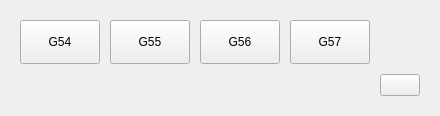
            <widget class="QWidget" name="tab_4">
             <attribute name="icon">
              <iconset>
               <normaloff>../common/icons/crosshairs-solid.png</normaloff>
               <normalon>../common/icons/crosshairs-solid.bg.png</normalon>../common/icons/crosshairs-solid.png</iconset>
             </attribute>
             <attribute name="title">
              <string>WORK</string>
             </attribute>
             <layout class="QGridLayout" name="gridLayout_5">
              <property name="sizeConstraint">
               <enum>QLayout::SetMinimumSize</enum>
              </property>
              <property name="leftMargin">
               <number>20</number>
              </property>
              <property name="topMargin">
               <number>20</number>
              </property>
              <property name="rightMargin">
               <number>20</number>
              </property>
              <property name="bottomMargin">
               <number>20</number>
              </property>
              <property name="spacing">
               <number>10</number>
              </property>
              <item row="0" column="0">
               <widget class="ActionButton" name="actionbutton_13">
                <property name="minimumSize">
                 <size>
                  <width>34</width>
                  <height>44</height>
                 </size>
                </property>
                <property name="text">
                 <string>G54</string>
                </property>
                <property name="actionName" stdset="0">
                 <string>machine.set-work-coord:G54</string>
                </property>
               </widget>
              </item>
              <item row="0" column="1">
               <widget class="ActionButton" name="actionbutton_12">
                <property name="minimumSize">
                 <size>
                  <width>34</width>
                  <height>44</height>
                 </size>
                </property>
                <property name="text">
                 <string>G55</string>
                </property>
                <property name="actionName" stdset="0">
                 <string>machine.set-work-coord:G55</string>
                </property>
               </widget>
              </item>
              <item row="0" column="2">
               <widget class="ActionButton" name="actionbutton_11">
                <property name="minimumSize">
                 <size>
                  <width>34</width>
                  <height>44</height>
                 </size>
                </property>
                <property name="text">
                 <string>G56</string>
                </property>
                <property name="actionName" stdset="0">
                 <string>machine.set-work-coord:G56</string>
                </property>
               </widget>
              </item>
              <item row="0" column="3">
               <widget class="ActionButton" name="actionbutton_14">
                <property name="minimumSize">
                 <size>
                  <width>34</width>
                  <height>44</height>
                 </size>
                </property>
                <property name="text">
                 <string>G57</string>
                </property>
                <property name="actionName" stdset="0">
                 <string>machine.set-work-coord:G57</string>
                </property>
               </widget>
              </item>
              <item row="1" column="0" colspan="4">
               <widget class="MonokromDroGroup" name="compositedrogroup_2">
                <property name="maximumSize">
                 <size>
                  <width>10000</width>
                  <height>200</height>
                 </size>
                </property>
               </widget>
              </item>
              <item row="1" column="4">
               <widget class="ActionButton" name="actionbutton_15">
                <property name="sizePolicy">
                 <sizepolicy hsizetype="Fixed" vsizetype="Minimum">
                  <horstretch>0</horstretch>
                  <verstretch>0</verstretch>
                 </sizepolicy>
                </property>
                <property name="maximumSize">
                 <size>
                  <width>44</width>
                  <height>16777215</height>
                 </size>
                </property>
                <property name="styleSheet">
                 <string notr="true">max-width: 40px;</string>
                </property>
                <property name="icon">
                 <iconset>
                  <normaloff>../common/icons/homed.png</normaloff>
                  <disabledoff>../common/icons/homed.png</disabledoff>../common/icons/homed.png</iconset>
                </property>
                <property name="iconSize">
                 <size>
                  <width>20</width>
                  <height>20</height>
                 </size>
                </property>
                <property name="actionName" stdset="0">
                 <string>machine.home.all</string>
                </property>
               </widget>
              </item>
             </layout>
            </widget>
